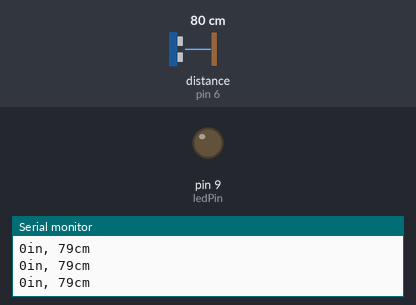
This sketch was run on a simulated Arduino Uno, built with avr-gcc and run on an emulated ATmega328P. Shown: output pins drawn as LEDs (lit = HIGH), the last lines printed to the serial monitor. Wiring (inferred from the names in the program): ultrasonic range finder: trigger pin 7; echo pin 6. Inputs (shaded band) come from the test bench; at power-on: distance to the obstacle (sensor on pin 6) 80 cm. The echo pulse lasts 58.3 µs per cm; pins used as bus, display or sensor lines are not drawn.

Above: at 1.2 s.
1.3 s: distance to the obstacle (sensor on pin 6) set to 2 cm
At 2.1 s:
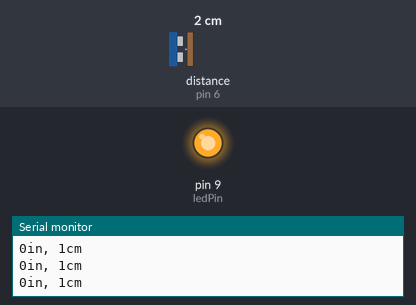
2.8 s: distance to the obstacle (sensor on pin 6) set to 4 cm
At 3.1 s:
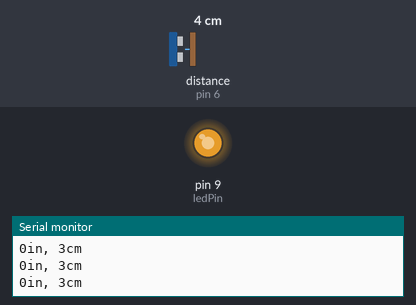
4.3 s: distance to the obstacle (sensor on pin 6) set to 120 cm
At 5.4 s:
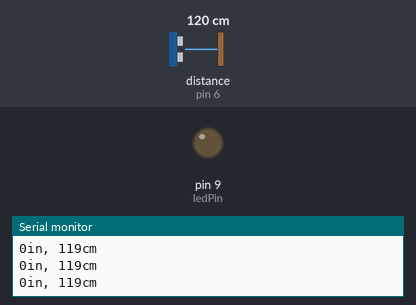
Timing chart, 0 to 7.3 s (numbered marks = the images above; inputs shaded):
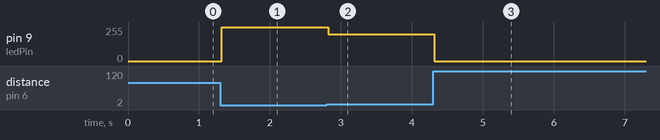

Measured:
- after the input at 1.3 s, pin 9 (ledPin): 0/255 → 255/255 at once
- after the input at 2.8 s, pin 9 (ledPin): 255/255 → 199/255 at once
- after the input at 4.3 s, pin 9 (ledPin): 199/255 → 0/255 at once

The sketch:

LED_Ultrasonic.ino
```cpp
int trigPin = 7;    // Trigger
int echoPin = 6;    // Echo
int ledPin = 9;

long duration, cm, inches;
int ledVal;

void setup() {
  //Serial Port begin
  Serial.begin (9600);
  //Define inputs and outputs
  pinMode(trigPin, OUTPUT);
  pinMode(echoPin, INPUT);
  pinMode(ledPin, OUTPUT);
}

void loop() {
  // The sensor is triggered by a HIGH pulse of 10 or more microseconds.
  // Give a short LOW pulse beforehand to ensure a clean HIGH pulse:
  digitalWrite(trigPin, LOW);
  delayMicroseconds(5);
  digitalWrite(trigPin, HIGH);
  delayMicroseconds(10);
  digitalWrite(trigPin, LOW);

  // Read the signal from the sensor: a HIGH pulse whose
  // duration is the time (in microseconds) from the sending
  // of the ping to the reception of its echo off of an object.
  duration = pulseIn(echoPin, HIGH);

  // Convert the time into a distance
  cm = (duration/2) / 29.1;     // Divide by 29.1 or multiply by 0.0343

  Serial.print(inches);
  Serial.print("in, ");
  Serial.print(cm);
  Serial.print("cm");
  Serial.println();

  ledVal = map(cm, 1, 10, 255, 0);
  if (ledVal > 0){
    analogWrite(ledPin, ledVal);
  } else {
    digitalWrite(ledPin, 0);
  }
}
```
